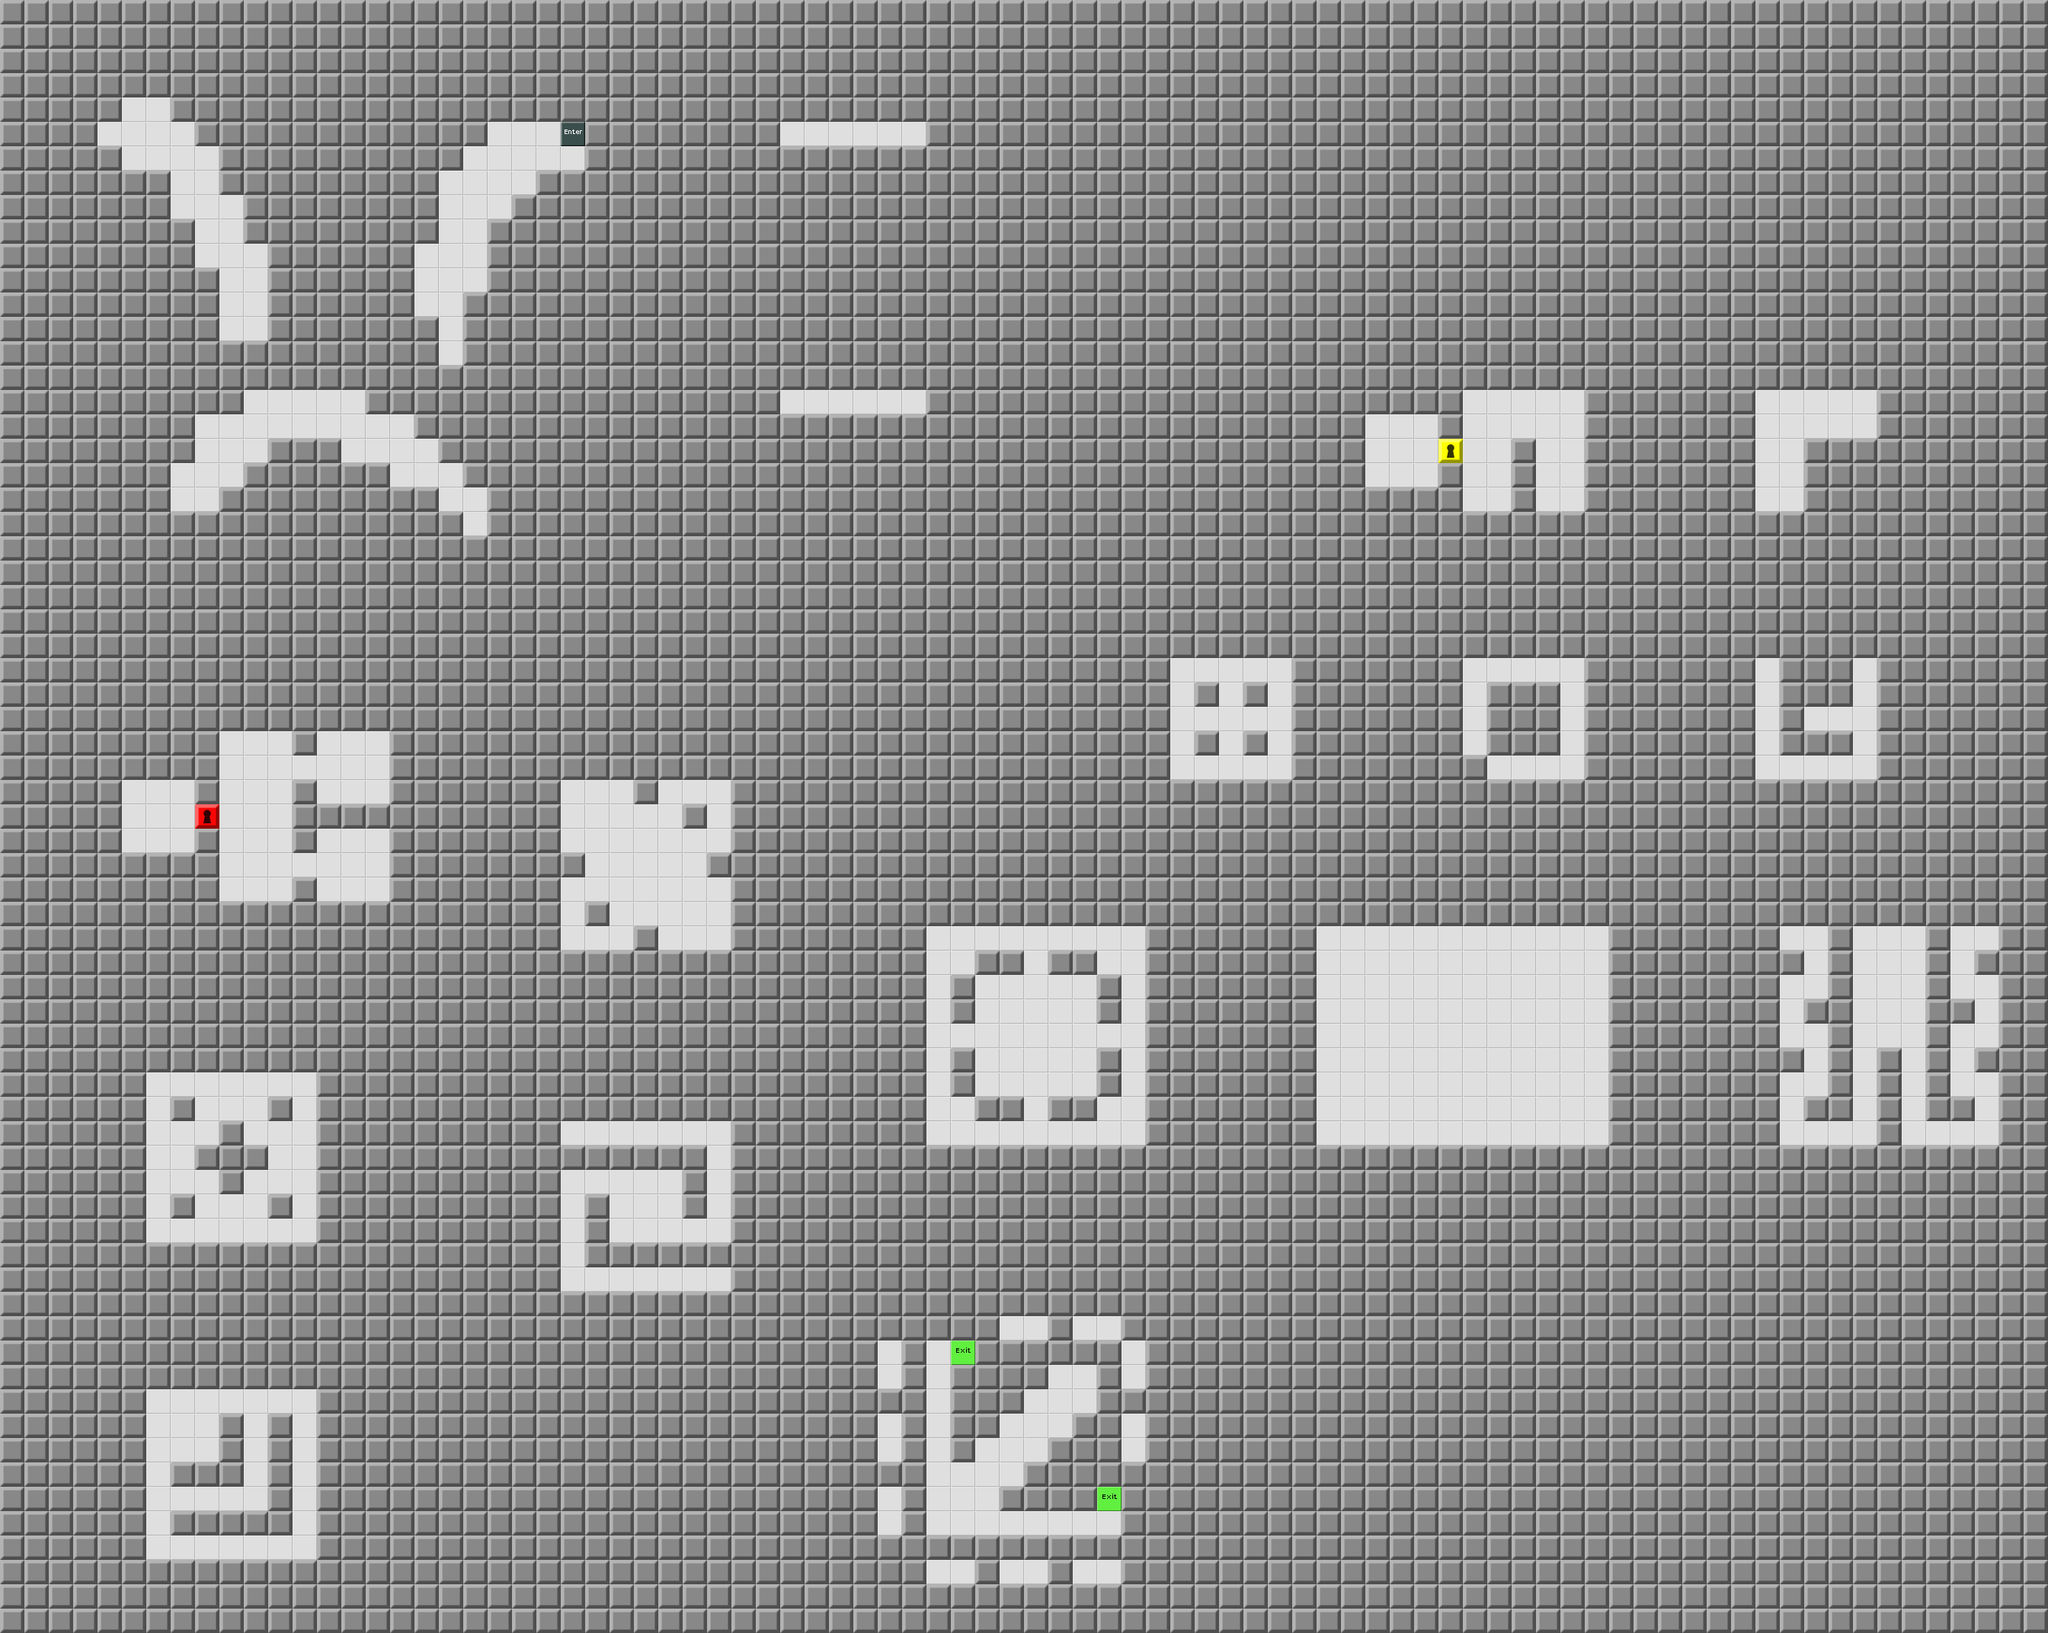

This game map was drawn from its Tiled (.tmx) file and the tilesets committed beside it. A one-line description and the trimmed map source follow:
An orthogonal 84x67 tile map with 32x32 px tiles, 1 tile layer (Map), 2 tilesets and 75 objects (t1, t2, t3, t4, t5, ...).

<map version="1.0" orientation="orthogonal" width="84" height="67" tilewidth="32" tileheight="32">
 <tileset firstgid="1" source="devgraphics.tsx" />
 <tileset firstgid="55" name="devgraphics" tilewidth="32" tileheight="32">
  <image source="../../../Content/JakesChallenge/devgraphics.png" width="192" height="288" />
  <tile id="0">
   <properties>
    <property name="type" value="floor" />
   </properties>
  </tile>
  <tile id="1">
   <properties>
    <property name="type" value="wall" />
   </properties>
  </tile>
  <tile id="2">
   <properties>
    <property name="type" value="yellowDoor" />
   </properties>
  </tile>
  <tile id="3">
   <properties>
    <property name="type" value="yellowKey" />
   </properties>
  </tile>
  <tile id="4">
   <properties>
    <property name="type" value="start" />
   </properties>
  </tile>
  <tile id="5">
   <properties>
    <property name="type" value="exit" />
   </properties>
  </tile>
  <tile id="6">
   <properties>
    <property name="type" value="nascar" />
   </properties>
  </tile>
  <tile id="7">
   <properties>
    <property name="type" value="help" />
   </properties>
  </tile>
  <tile id="8">
   <properties>
    <property name="type" value="ball" />
   </properties>
  </tile>
  <tile id="9">
   <properties>
    <property name="type" value="predator" />
   </properties>
  </tile>
  <tile id="10">
   <properties>
    <property name="type" value="player2" />
   </properties>
  </tile>
  <tile id="11">
   <properties>
    <property name="type" value="money" />
   </properties>
  </tile>
  <tile id="12">
   <properties>
    <property name="type" value="toll" />
   </properties>
  </tile>
  <tile id="13">
   <properties>
    <property name="type" value="toll2" />
   </properties>
  </tile>
  <tile id="14">
   <properties>
    <property name="type" value="pushBlock" />
   </properties>
  </tile>
  <tile id="15">
   <properties>
    <property name="color" value="red" />
    <property name="type" value="switch" />
   </properties>
  </tile>
  <tile id="16">
   <properties>
    <property name="color" value="red" />
    <property name="type" value="disappearingWall" />
   </properties>
  </tile>
  <tile id="18">
   <properties>
    <property name="" value="" />
   </properties>
  </tile>
  <tile id="19">
   <properties>
    <property name="type" value="water" />
   </properties>
  </tile>
  <tile id="20">
   <properties>
    <property name="type" value="redDoor" />
   </properties>
  </tile>
  <tile id="21">
   <properties>
    <property name="color" value="red" />
    <property name="type" value="redKey" />
   </properties>
  </tile>
  <tile id="22">
   <properties>
    <property name="color" value="red" />
    <property name="type" value="appearingWall" />
   </properties>
  </tile>
  <tile id="23">
   <properties>
    <property name="type" value="redAppearingBlock2" />
   </properties>
  </tile>
  <tile id="24">
   <properties>
    <property name="type" value="britishNascar" />
   </properties>
  </tile>
  <tile id="25">
   <properties>
    <property name="type" value="hiddenSwitch" />
   </properties>
  </tile>
  <tile id="26">
   <properties>
    <property name="type" value="gronpree" />
   </properties>
  </tile>
  <tile id="27">
   <properties>
    <property name="color" value="yellow" />
    <property name="type" value="switch" />
   </properties>
  </tile>
  <tile id="28">
   <properties>
    <property name="color" value="yellow" />
    <property name="type" value="disappearingWall" />
   </properties>
  </tile>
  <tile id="30">
   <properties>
    <property name="type" value="constructionButton" />
   </properties>
  </tile>
  <tile id="31">
   <properties>
    <property name="type" value="help2" />
   </properties>
  </tile>
  <tile id="32">
   <properties>
    <property name="type" value="cyanDoor" />
   </properties>
  </tile>
  <tile id="33">
   <properties>
    <property name="type" value="cyanKey" />
   </properties>
  </tile>
  <tile id="34">
   <properties>
    <property name="color" value="yellow" />
    <property name="type" value="appearingWall" />
   </properties>
  </tile>
  <tile id="36">
   <properties>
    <property name="type" value="teleporter" />
   </properties>
  </tile>
  <tile id="39">
   <properties>
    <property name="color" value="green" />
    <property name="type" value="switch" />
   </properties>
  </tile>
  <tile id="40">
   <properties>
    <property name="color" value="green" />
    <property name="type" value="disappearingWall" />
   </properties>
  </tile>
  <tile id="42">
   <properties>
    <property name="type" value="outTeleporter" />
   </properties>
  </tile>
  <tile id="43">
   <properties>
    <property name="type" value="smartPredator" />
   </properties>
  </tile>
  <tile id="44">
   <properties>
    <property name="type" value="greenDoor" />
   </properties>
  </tile>
  <tile id="45">
   <properties>
    <property name="color" value="green" />
    <property name="type" value="greenKey" />
   </properties>
  </tile>
  <tile id="46">
   <properties>
    <property name="color" value="green" />
    <property name="type" value="appearingWall" />
   </properties>
  </tile>
  <tile id="48">
   <properties>
    <property name="type" value="futureWall" />
   </properties>
  </tile>
  <tile id="49">
   <properties>
    <property name="type" value="futureFloor" />
   </properties>
  </tile>
  <tile id="50">
   <properties>
    <property name="color" value="brownOff" />
    <property name="type" value="switch" />
   </properties>
  </tile>
  <tile id="51">
   <properties>
    <property name="color" value="brown" />
    <property name="type" value="switch" />
   </properties>
  </tile>
 </tileset>
 <layer name="Map" width="84" height="67">
  <data>[5628 cells, 5628 non-empty, 6 distinct tile ids]</data>
 </layer>
 <objectgroup name="Enemies" width="84" height="67">
  <object gid="10" x="1344" y="1760" />
  <object gid="10" x="1440" y="1760" />
  <object gid="10" x="1472" y="1824" />
  <object gid="10" x="1472" y="1920" />
  <object gid="10" x="1440" y="2080" />
  <object gid="10" x="1344" y="2080" />
  <object gid="10" x="1248" y="2080" />
  <object gid="10" x="1152" y="2016" />
  <object gid="10" x="1152" y="1920" />
  <object gid="10" x="1152" y="1824" />
 </objectgroup>
 <objectgroup name="Items" width="84" height="67">
  <object gid="8" x="608" y="288">
   <properties>
    <property name="Text" value="I used to be sad all the time. Then I learned that being angry is more productive." />
   </properties>
  </object>
  <object name="t1" gid="37" x="576" y="480">
   <properties>
    <property name="destination" value="t2" />
   </properties>
  </object>
  <object gid="37" x="1952" y="672">
   <properties>
    <property name="destination" value="t0" />
   </properties>
  </object>
  <object gid="37" x="2016" y="672">
   <properties>
    <property name="destination" value="t3" />
   </properties>
  </object>
  <object gid="8" x="2048" y="544">
   <properties>
    <property name="Text" value="For instance, if I was sad, I wouldn't have built this awesome maze for people like you. :)" />
   </properties>
  </object>
  <object name="t2" gid="43" x="1984" y="544" />
  <object name="t3" gid="43" x="2304" y="544" />
  <object gid="37" x="2304" y="672">
   <properties>
    <property name="destination" value="t4" />
   </properties>
  </object>
  <object gid="37" x="2432" y="544">
   <properties>
    <property name="destination" value="t0" />
   </properties>
  </object>
  <object name="t4" gid="43" x="2304" y="896" />
  </objectgroup>
 <objectgroup name="Tools" width="84" height="67" />
 <objectgroup name="Parameters" width="84" height="67">
  <properties>
   <property name="time" value="808" />
   <property name="wrapAround" value="false" />
  </properties>
 </objectgroup>
</map>
<!-- 55 of 75 objects omitted -->
